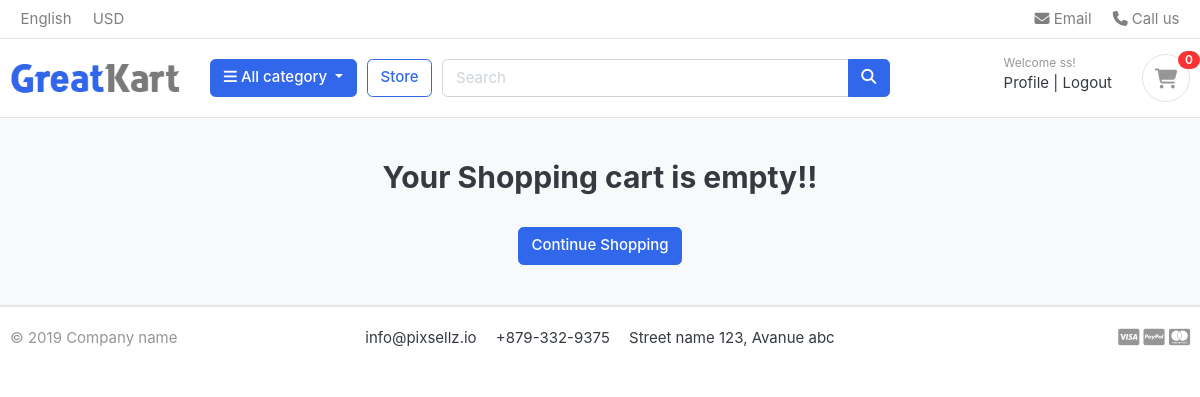
/cart/ (signed in), run on an earlier commit of the app's database.
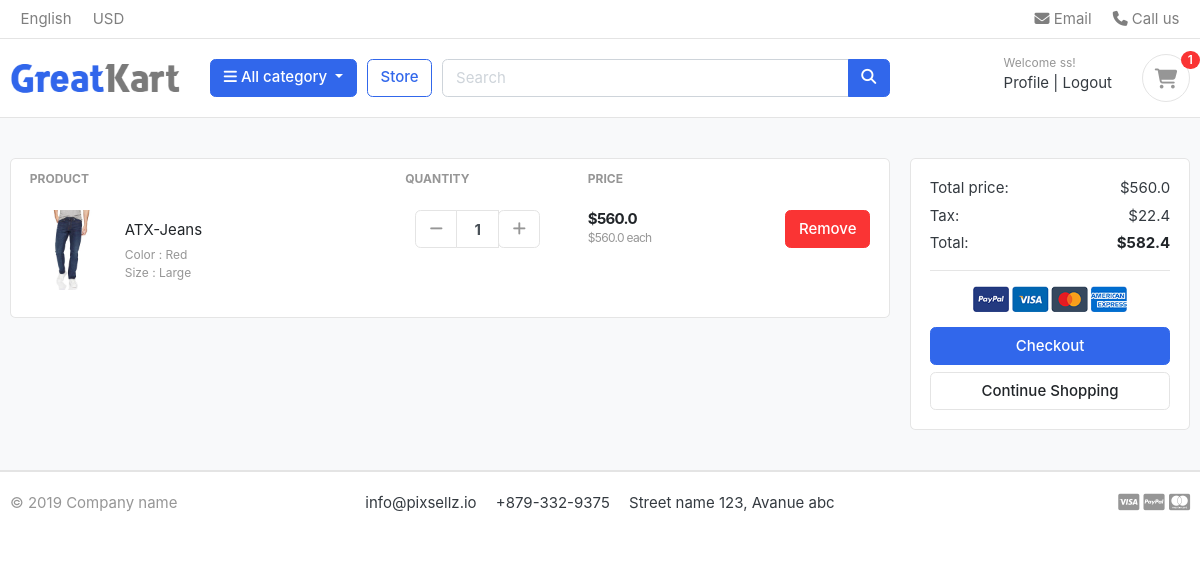
And on a later commit of the database.
### cart/models.py (models this page shows, shortened)
class CartItem(models.Model):
    user = models.ForeignKey(Account, on_delete=models.CASCADE, null=True)
    product = models.ForeignKey(Product, on_delete=models.CASCADE, related_name='product')
    variations = models.ManyToManyField(Variation, blank=True)
    cart = models.ForeignKey(Cart, on_delete=models.CASCADE, related_name='cart', null=True)
    quantity = models.IntegerField()
    is_active = models.BooleanField(default=True)
    def sub_total(self):
        return self.product.price * self.quantity

### store/models.py (models this page shows, shortened)
class Product(models.Model):
    product_name = models.CharField(max_length=200, unique=True)
    slug = models.SlugField(max_length=200, unique=True)
    description = models.TextField(max_length=1200, blank=True)
    price = models.FloatField()
    images = models.ImageField(upload_to='photos/products')
    stock = models.IntegerField()
    is_available = models.BooleanField(default=True)
    category = models.ForeignKey(Category, on_delete=models.CASCADE, related_name='category')
    created_at = models.DateTimeField(auto_now_add=True)
    updated_at = models.DateTimeField(auto_now=True)
    def get_url(self):
        return reverse('store:product_detail', args=[self.category.slug, self.slug])

class Variation(models.Model):
    product = models.ForeignKey(Product, on_delete=models.CASCADE)
    variation_category = models.CharField(max_length=100, choices=variation_category_choice)
    variation_value = models.CharField(max_length=100)
    is_active = models.BooleanField(default=True)
    created_at = models.DateTimeField(auto_now_add=True)
    objects = VariationManager()

### cart/views.py (the view)
# urls.py: path('', views.cart, name='cart'),
def cart(request, total=0, quantity=0, cart_items=None):
    try:
        tax = 0
        grand_total = 0
        if request.user.is_authenticated:
            cart_items = CartItem.objects.filter(user=request.user, is_active=True)
        else:
            cart_obj = Cart.objects.get(cart_id=_cart_id(request))
            cart_items = CartItem.objects.filter(cart=cart_obj, is_active=True)
        for cart_item in cart_items:
            total += cart_item.product.price*cart_item.quantity
            quantity += cart_item.quantity
        tax = (4*total)/100
        grand_total = total+tax
    except ObjectDoesNotExist:
        pass
    context = {
        'total': total,
        'quantity': quantity,
        'cart_items': cart_items,
        'tax': tax,
        'grand_total': grand_total
    }
    return render(request, 'cart/cart.html', context)

### cart/context_processors.py (called while the page is built)
def counter(request):
    cart_count = 0
    if 'admin' in request.path:
        return {}
    else:
        try:
            cart = Cart.objects.filter(cart_id=_cart_id(request))
            if request.user.is_authenticated:
                cart_items = CartItem.objects.all().filter(user=request.user)
            else:
                cart_items = CartItem.objects.all().filter(cart=cart[:1])
            for cart_item in cart_items:
                cart_count += cart_item.quantity
        except Cart.DoesNotExist:
            cart_count = 0
    return dict(cart_count=cart_count)

### cart/views.py (called while the page is built)
def _cart_id(request):
    cart = request.session.session_key
    if not cart:
        request.session.create()  # it does not return anything. that is why `cart = request.session.create()` will not work
        cart = request.session.session_key
    return cart  # Ultimately return cart

### category/context_processors.py (called while the page is built)
def manu_links(request):
    links = Category.objects.all().filter(is_active=True)
    return dict(links=links)

### category/models.py (called while the page is built)
    def get_url(self):
        return reverse('store:products_by_category', args=[self.slug])

### templates/cart/cart.html (shortened to what this page needs)
{% extends 'base.html' %}
{% load static %}
{% block body_block %}
<section class="section-content padding-y bg">
<div class="container">
{% if not cart_items %}
    <h2 class="text-center">Your Shopping cart is empty!!</h2><br>
    <div class="text-center">
        <a href="{% url 'store:store' %}" class="btn btn-primary">Continue Shopping</a>
    </div>
    {% else %}
<div class="row">
	<aside class="col-lg-9">
<div class="card">
<table class="table table-borderless table-shopping-cart">
<thead class="text-muted">
<tr class="small text-uppercase">
  <th scope="col">Product</th>
  <th scope="col" width="120">Quantity</th>
  <th scope="col" width="120">Price</th>
  <th scope="col" class="text-right" width="200"> </th>
</tr>
</thead>
<tbody>
{% for item in cart_items %}
<tr>
	<td>
		<figure class="itemside align-items-center">
			<div class="aside"><img src="{{ item.product.images.url }}" class="img-sm"></div>
			<figcaption class="info">
				<a href="{{ item.product.get_url }}" class="title text-dark">{{ item.product.product_name }}</a>
				<p class="text-muted small">
					{% if item.variations.all %}
					 {% for item in item.variations.all %}
					  {{ item.variation_category|capfirst }} : {{ item.variation_value|capfirst }}<br>
					 {% endfor %}
					{% endif %}
				</p>
			</figcaption>
		</figure>
	</td>
	<td>
					<div class="col">
						<div class="input-group input-spinner">
							<div class="input-group-prepend">
							<a href="{% url 'cart:remove_cart' item.product.id item.id %}" class="btn btn-light" type="button" id="button-plus"> <i class="fa fa-minus"></i> </a>
							</div>
							<input type="text" class="form-control"  value="{{ item.quantity }}">
							<div class="input-group-append">
								<form action="{% url 'cart:add_cart' item.product.id %}" method="POST">
									<button type="submit" class="btn btn-light" type="button" id="button-minus"> <i class="fa fa-plus"></i> </button>
								</form>
							</div>
						</div>
					</div>
	</td>
	<td>
		<div class="price-wrap">
			<var class="price">${{ item.sub_total }}</var>
			<small class="text-muted"> ${{ item.product.price }} each </small>
		</div>
	</td>
	<td class="text-right">
	<a onclick="return confirm('Are you sure to delete this item?')" href="{% url 'cart:delete_cart_item' item.product.id item.id %}" class="btn btn-danger"> Remove</a>
	</td>
</tr>
{% endfor %}
</tbody>
</table>
</div>
	</aside>
	<aside class="col-lg-3">
		<div class="card">
		<div class="card-body">
			<dl class="dlist-align">
			  <dt>Total price:</dt>
			  <dd class="text-right">${{ total }}</dd>
			</dl>
			<dl class="dlist-align">
			  <dt>Tax:</dt>
			  <dd class="text-right"> ${{ tax }}</dd>
			</dl>
			<dl class="dlist-align">
			  <dt>Total:</dt>
			  <dd class="text-right text-dark b"><strong>${{ grand_total }}</strong></dd>
			</dl>
			<hr>
			<p class="text-center mb-3">
				<img src="{% static 'front/images/misc/payments.png'%}" height="26">
			</p>
			<a href="{% url 'cart:checkout' %}" class="btn btn-primary btn-block"> Checkout </a>
			<a href="{% url 'store:store' %}" class="btn btn-light btn-block">Continue Shopping</a>
		</div>
		</div>
</aside>
</div>
    {% endif %}
</div>
</section>
{% endblock %}

### templates/partials/header.html (shortened to what this page needs)
{% load static %}
<header class="section-header">
    <nav class="navbar p-md-0 navbar-expand-sm navbar-light border-bottom">
        <div class="container">
            <div class="collapse navbar-collapse" id="navbarTop4">
                <ul class="navbar-nav mr-auto">
                    <li class="nav-item dropdown">
                        <a href="#" class="nav-link"> English </a>
                    </li>
                    <li class="nav-item dropdown">
                        <a href="#" class="nav-link"> USD </a>
                    </li>
                </ul>
                <ul class="navbar-nav">
                    <li><a href="#" class="nav-link"> <i class="fa fa-envelope"></i> Email </a></li>
                    <li><a href="#" class="nav-link"> <i class="fa fa-phone"></i> Call us </a></li>
                </ul>
            </div>
        </div>
    </nav>
    <section class="header-main border-bottom">
        <div class="container">
            <div class="row align-items-center">
                <div class="col-lg-2 col-md-3 col-6">
                    <a href="{% url 'home' %}" class="brand-wrap">
                        <img class="logo" src="{% static 'front/images/logo.png' %}">
                    </a>
                </div>
                <div class="col-lg col-sm col-md col-6 flex-grow-0">
                    <div class="category-wrap dropdown d-inline-block float-right">
                        <button type="button" class="btn btn-primary dropdown-toggle" data-toggle="dropdown">
                            <i class="fa fa-bars"></i> All category
                        </button>
                    </div>
                </div>
                <a href="{% url 'store:store' %}" class="btn btn-outline-primary">Store</a>
                <div class="col-lg  col-md-6 col-sm-12 col">
                    <form action="{% url 'store:product_search' %}" class="search" method="GET">
                        <div class="input-group w-100">
                            <input type="text" name="keyword" class="form-control" style="width:60%;" placeholder="Search">
                            <div class="input-group-append">
                                <button class="btn btn-primary" type="submit">
                                    <i class="fa fa-search"></i>
                                </button>
                            </div>
                        </div>
                    </form>
                </div>
                <div class="col-lg-3 col-sm-6 col-8 order-2 order-lg-3">
                    <div class="d-flex justify-content-end mb-3 mb-lg-0">
                        {% if user.id is None %}
                        <div class="widget-header">
                            <small class="title text-muted">Welcome guest!</small>
                            <div>
                                <a href="{% url 'account:login'%}">Sign in</a> <span class="dark-transp"> | </span>
                                <a href="{% url 'account:register'%}"> Register</a>
                            </div>
                        </div>
                        {% else %}
                        <div class="widget-header">
                            <small class="title text-muted">Welcome {{user.first_name}}!</small>
                            <div>
                                <a href="{% url 'account:dashboard' %}">Profile</a> <span class="dark-transp"> | </span>
                                <a href="{% url 'account:logout'%}"> Logout</a>
                            </div>
                        </div>
                        {% endif %}
                        <a href="{% url 'cart:cart' %}" class="widget-header pl-3 ml-3">
                            <div class="icon icon-sm rounded-circle border"><i class="fa fa-shopping-cart"></i></div>
                            <span class="badge badge-pill badge-danger notify">{{ cart_count }}</span>
                        </a>
                    </div>
                </div>
            </div>
        </div>
    </section>
</header>

What changed in the data, as far as the page shows it:
added CartItem: product.images (picture), product.product_name "ATX-Jeans", quantity "1", sub_total "560.0", product.price "560.0"
now on this page (row unchanged): Variation: variation_category "Color", variation_value "Red"
now on this page (row unchanged): Variation: variation_category "Size", variation_value "Large"
Also different on the page:
{{ cart_count }}: "0" → "1"
{{ total }}: (not shown) → "560.0"
{{ tax }}: (not shown) → "22.4"
{{ grand_total }}: (not shown) → "582.4"
text no longer shown: "Your Shopping cart is empty!!"
text now shown: "PRODUCT QUANTITY PRICE Total price: $ Tax: $ Total: $ Checkout"
